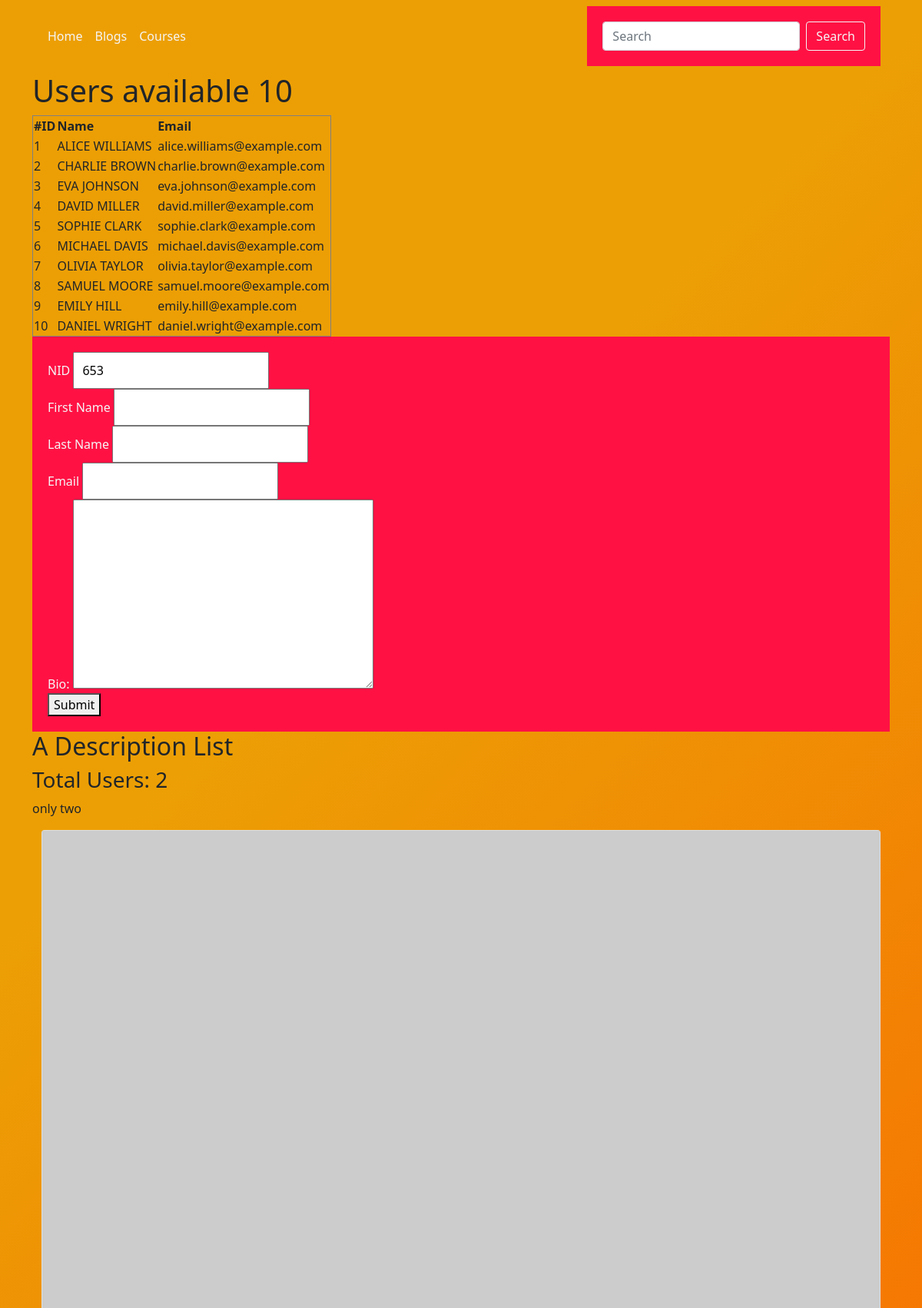
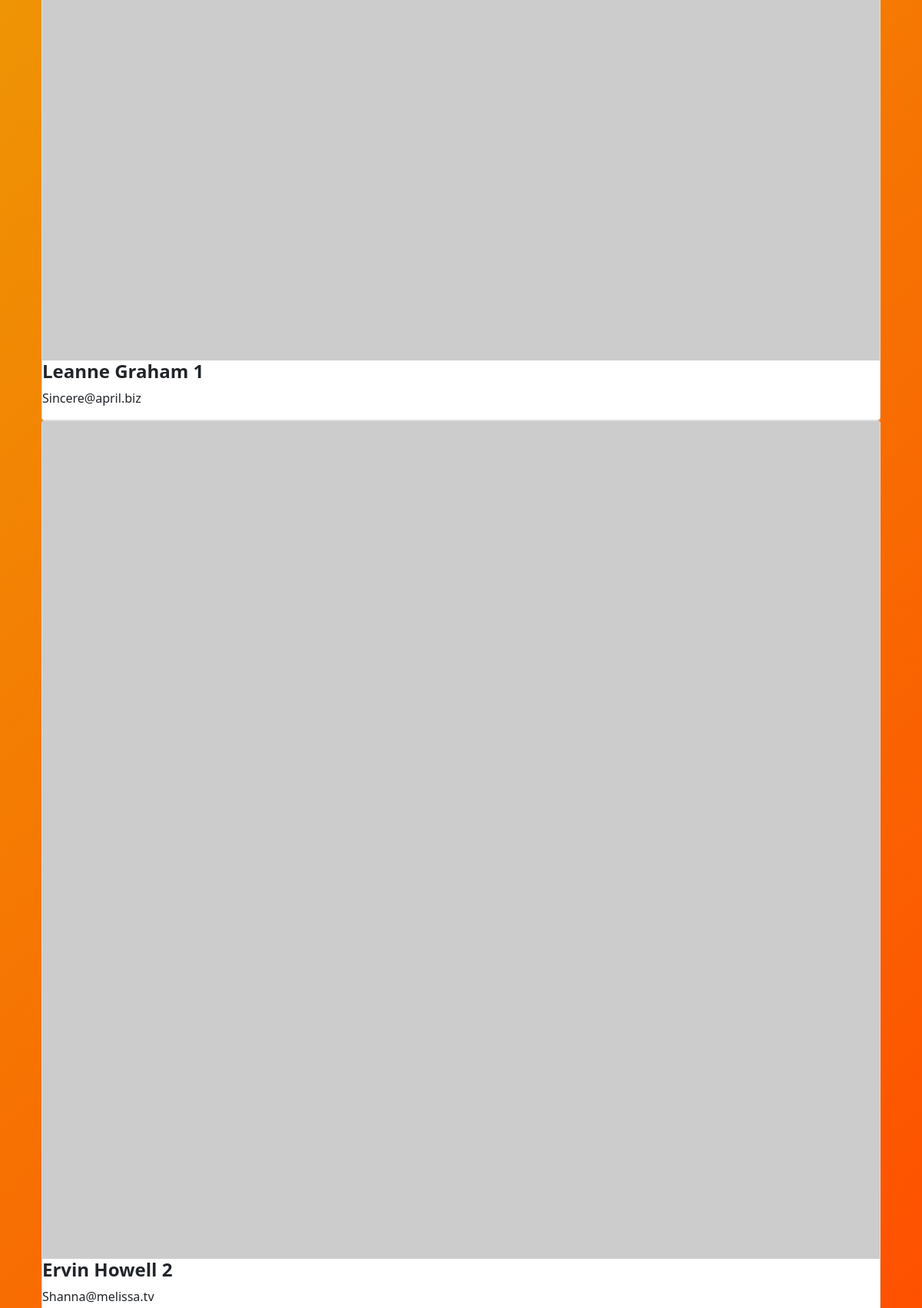
Screenshot of /users (upper part) with the database file from the repository (2 pictures, top to bottom).
### users/models.py (models this page shows)
class User(models.Model):
    first_name = models.CharField(max_length=30)
    last_name = models.CharField(max_length=30)
    email= models.EmailField(max_length=56,null=True,default=None)

### users/views.py (the view)
# urls.py: path('',views.UserList)
def UserList(req):
    userListArray = [
        {
    "id": 1,
    "name": "Leanne Graham",
    "username": "Bret",
    "email": "Sincere@april.biz",
    'img':'https://randomuser.me/api/portraits/men/41.jpg',
    "address": {
      "street": "Kulas Light",
      "suite": "Apt. 556",
      "city": "Gwenborough",
      "zipcode": "92998-3874",
      "geo": {
        "lat": "-37.3159",
        "lng": "81.1496"
      }}
    },
     {
    "id": 2,
    "name": "Ervin Howell",
    "username": "Antonette",
    "email": "Shanna@melissa.tv",
    'img':'https://randomuser.me/api/portraits/men/74.jpg',
    "address": {
      "street": "Victor Plains",
      "suite": "Suite 879",
      "city": "Wisokyburgh",
      "zipcode": "90566-7771",
      "geo": {
        "lat": "-43.9509",
        "lng": "-34.4618"
      }
    },
    "phone": "010-692-6593 x09125",
    "website": "anastasia.net",
    "company": {
      "name": "Deckow-Crist",
      "catchPhrase": "Proactive didactic contingency",
      "bs": "synergize scalable supply-chains"
    }
  },
    ]
    frm = UserRegistration(auto_id='user_%s',initial={'nid':653})
    frm.order_fields(field_order=['nid'])
    userList = UserModel.objects.all()
    return render(req,'userList.html',{'list':userListArray,'form':frm,'userList':userList})

### users/forms.py
class UserRegistration(forms.Form):
    first_name = forms.CharField(label='First Name',label_suffix='')
    last_name = forms.CharField(label='Last Name',label_suffix='')
    email = forms.EmailField(label_suffix='')
    nid = forms.IntegerField(label='NID',label_suffix='')
    laptop = forms.CharField(widget=forms.HiddenInput())
    bio = forms.CharField(widget=forms.Textarea())

### templates/userList.html (shortened to what this page needs)
{% extends "base.html" %} {%load static%}
{%block css%}
<link rel="stylesheet" href="{% static 'css/form.css' %}" />
{%endblock css%}
  {%block content%} {% comment %} {{userList}} {% endcomment %} {%if userList%}
  <h1>Users available {{userList|length}}</h1>
  <table border="1px" cellspacing="10px">
    <tr>
      <th>#ID</th>
      <th>Name</th>
      <th>Email</th>
    </tr>
    <tbody>
      {%for user in userList%}
      <tr>
        <td>{{user.id}}</td>
        <td>{{user.first_name|upper}} {{user.last_name|upper}}</td>
        <td>{{user.email}}</td>
      </tr>
      {%endfor%}
    </tbody>
  </table>
  {%else%}
  <h2>No User available</h2>
  {%endif%}
  <form>
     {%for field in form.visible_fields%}
    <div>{{field.label_tag}} {{field}}</div>
    {%endfor%}
    <button type="submit">Submit</button>
  </form>
  <h2>A Description List</h2>
  <h3>Total Users: {{ list|length }}</h3>
  {% if list|length == 2 %}
  <p>only two</p>
  {% endif %}
  <div class="container">
    {% for user in list %}
    <div class="card">
      <img src="{{user.img}}" alt="Avatar" style="width: 100%" />
      <div class="innerContainer">
        <h4><b>{{user.name}} {{forloop.counter}}</b></h4>
        <p>{{user.email}}</p>
      </div>
    </div>
    {% endfor %}
  </div>
  {%endblock content%}

### templates/base.html (shortened to what this page needs)
{%load static%}
<!DOCTYPE html>
<html>
  <head>
    <link rel="stylesheet" href="{% static 'css/bootstrap.min.css' %}" />
    <link rel="stylesheet" href="{% static 'css/base.css' %}" />
    {%block css%} {%endblock css%}
  </head>
  <body>
    <div class="container">
      {% include 'common/navbar.html' %}
      <div>{% block content %} {% endblock content%}</div>
    </div>
  </body>
</html>

### templates/common/navbar.html (shortened to what this page needs)
<nav class="navbar navbar-expand-lg bg-body-tertiary">
  <div class="container-fluid">
    <div class="collapse navbar-collapse" id="navbarSupportedContent">
      <ul class="navbar-nav me-auto mb-2 mb-lg-0">
        <li class="nav-item">
          <a class="nav-link active" aria-current="page" href={%url 'home'%}>Home</a>
        </li>
        <li class="nav-item">
          <a class="nav-link" href={%url 'blog'%}>Blogs</a>
        </li>
        <li class="nav-item">
          <a class="nav-link" href={%url 'courses'%}>Courses</a>
        </li>
      </ul>
      <form class="d-flex" role="search">
        <input
          class="form-control me-2"
          type="search"
          placeholder="Search"
          aria-label="Search"
        />
        <button class="btn btn-outline-success" type="submit">Search</button>
      </form>
    </div>
  </div>
</nav>

### static/css/base.css (style rules this page uses)
body { background-color: #ff4e00; background-image: linear-gradient(315deg, #ff4e00 0%, #ec9f05 74%); }
.navbar a, .navbar button { color: whitesmoke; }
.navbar button { border: 1px solid whitesmoke; }

### static/css/form.css (style rules this page uses)
form { background-color: #f14; padding: 20px; color: whitesmoke; }
form input { padding:10px; }
form #user_email { color:green; }

### rows the page displays
User: id "1", first_name "ALICE", last_name "WILLIAMS", email "alice.williams@example.com"
User: id "2", first_name "CHARLIE", last_name "BROWN", email "charlie.brown@example.com"
User: id "3", first_name "EVA", last_name "JOHNSON", email "eva.johnson@example.com"
User: id "4", first_name "DAVID", last_name "MILLER", email "david.miller@example.com"
User: id "5", first_name "SOPHIE", last_name "CLARK", email "sophie.clark@example.com"
User: id "6", first_name "MICHAEL", last_name "DAVIS", email "michael.davis@example.com"
User: id "7", first_name "OLIVIA", last_name "TAYLOR", email "olivia.taylor@example.com"
User: id "8", first_name "SAMUEL", last_name "MOORE", email "samuel.moore@example.com"
User: id "9", first_name "EMILY", last_name "HILL", email "emily.hill@example.com"
User: id "10", first_name "DANIEL", last_name "WRIGHT", email "daniel.wright@example.com"

### other values shown
{{ userList|length }} "10"
{{ field.label_tag }} "NID" "First Name" "Last Name" "Email" "Bio:"
{{ list|length }} "2"
{{ user.name }} "Leanne Graham" "Ervin Howell"
{{ user.email }} "Sincere@april.biz" "Shanna@melissa.tv"
